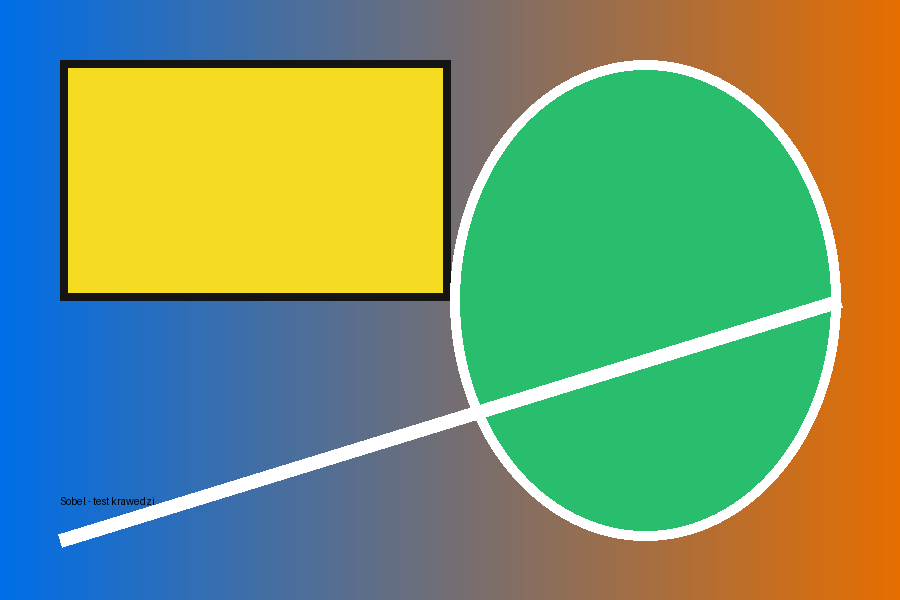
#> input picture Temat3/sample_input.png, 900 x 600 px
$ python task1_parallel.py sample_input.png
#> lines starting #> are read from the running program, lines starting #| are printed output that depends on the picture
### Temat3/image_processing.py
"""Wspolne funkcje przetwarzania obrazu dla zadan 1 i 2.

Filtr Sobela jest zaimplementowany bez bibliotek przetwarzania obrazu -
wykorzystuje jedynie operacje na tablicach NumPy.
"""

from __future__ import annotations

from dataclasses import dataclass
from multiprocessing import Pool
from typing import Sequence

import numpy as np
from numpy.typing import NDArray
from PIL import Image


GrayArray = NDArray[np.uint8]


@dataclass(frozen=True)
class ImageFragment:
    """Fragment obrazu wraz z informacja o marginesach do odciecia."""

    index: int
    pixels: GrayArray
    trim_top: int = 0
    trim_bottom: int = 0


@dataclass(frozen=True)
class ProcessedFragment:
    """Gotowy fragment bez nadmiarowych pikseli marginesu."""

    index: int
    pixels: GrayArray


def image_to_grayscale_array(image: Image.Image) -> GrayArray:
    """Konwertuje dowolny obraz Pillow do dwuwymiarowej tablicy uint8."""

    return np.asarray(image.convert("L"), dtype=np.uint8)


def sobel_filter(pixels: NDArray[np.generic]) -> GrayArray:
    """Wykrywa krawedzie filtrem Sobela zaimplementowanym w NumPy.

    Macierze 3x3 nie sa nakladane w petli piksel po pikselu. Zamiast tego
    tworzymy przesuniete widoki obrazu, a nastepnie obliczamy skladowe Gx i
    Gy zgodnie z maskami Sobela. Wynik jest obcinany do zakresu 0..255.
    """

    source = np.asarray(pixels)
    if source.ndim != 2:
        raise ValueError("Filtr Sobela wymaga dwuwymiarowego obrazu w skali szarosci.")
    if source.shape[0] == 0 or source.shape[1] == 0:
        raise ValueError("Nie mozna przetworzyc pustego obrazu.")

    image = source.astype(np.float32, copy=False)
    padded = np.pad(image, ((1, 1), (1, 1)), mode="edge")

    top_left = padded[:-2, :-2]
    top = padded[:-2, 1:-1]
    top_right = padded[:-2, 2:]
    middle_left = padded[1:-1, :-2]
    middle_right = padded[1:-1, 2:]
    bottom_left = padded[2:, :-2]
    bottom = padded[2:, 1:-1]
    bottom_right = padded[2:, 2:]

    gradient_x = (
        -top_left
        + top_right
        - 2.0 * middle_left
        + 2.0 * middle_right
        - bottom_left
        + bottom_right
    )
    gradient_y = (
        -top_left
        - 2.0 * top
        - top_right
        + bottom_left
        + 2.0 * bottom
        + bottom_right
    )

    magnitude = np.hypot(gradient_x, gradient_y)
    return np.clip(magnitude, 0, 255).astype(np.uint8)


def split_image(pixels: NDArray[np.generic], parts: int, halo: int = 1) -> list[ImageFragment]:
    """Dzieli obraz na poziome pasy z marginesem potrzebnym filtrowi.

    Dla maski 3x3 kazdy wewnetrzny fragment dostaje dodatkowy wiersz nad i
    pod swoim zakresem. Po przetworzeniu te wiersze sa odcinane. Zapobiega to
    powstawaniu sztucznych krawedzi w miejscach laczenia fragmentow.
    """

    image = np.asarray(pixels)
    if image.ndim != 2:
        raise ValueError("Podzial wymaga dwuwymiarowego obrazu.")
    if image.shape[0] == 0 or image.shape[1] == 0:
        raise ValueError("Nie mozna podzielic pustego obrazu.")
    if parts < 1:
        raise ValueError("Liczba fragmentow musi byc dodatnia.")
    if halo < 0:
        raise ValueError("Margines nie moze byc ujemny.")

    height = image.shape[0]
    actual_parts = min(parts, height)
    boundaries = np.linspace(0, height, actual_parts + 1, dtype=int)
    fragments: list[ImageFragment] = []

    for index in range(actual_parts):
        core_start = int(boundaries[index])
        core_end = int(boundaries[index + 1])
        extended_start = max(0, core_start - halo)
        extended_end = min(height, core_end + halo)

        fragments.append(
            ImageFragment(
                index=index,
                pixels=np.ascontiguousarray(image[extended_start:extended_end], dtype=np.uint8),
                trim_top=core_start - extended_start,
                trim_bottom=extended_end - core_end,
            )
        )

    return fragments


def process_fragment(fragment: ImageFragment) -> ProcessedFragment:
    """Przetwarza jeden fragment i usuwa dodany wczesniej margines."""

    filtered = sobel_filter(fragment.pixels)
    end = filtered.shape[0] - fragment.trim_bottom if fragment.trim_bottom else filtered.shape[0]
    core = filtered[fragment.trim_top:end]
    return ProcessedFragment(fragment.index, np.ascontiguousarray(core))


def merge_image(fragments: Sequence[ProcessedFragment]) -> GrayArray:
    """Scala przetworzone fragmenty w kolejnosci ich indeksow."""

    if not fragments:
        raise ValueError("Brak fragmentow do scalenia.")

    ordered = sorted(fragments, key=lambda item: item.index)
    expected_indices = list(range(len(ordered)))
    indices = [item.index for item in ordered]
    if indices != expected_indices:
        raise ValueError(f"Nieprawidlowa numeracja fragmentow: {indices}.")

    widths = {item.pixels.shape[1] for item in ordered if item.pixels.ndim == 2}
    if len(widths) != 1 or any(item.pixels.ndim != 2 for item in ordered):
        raise ValueError("Fragmenty maja niezgodne wymiary.")

    return np.ascontiguousarray(np.concatenate([item.pixels for item in ordered], axis=0))


def process_image_parallel(pixels: NDArray[np.generic], workers: int) -> GrayArray:
    """Dzieli obraz i przetwarza fragmenty w osobnych procesach."""

    fragments = split_image(pixels, workers, halo=1)
    process_count = len(fragments)
    with Pool(processes=process_count) as pool:
        processed = pool.map(process_fragment, fragments)
    return merge_image(processed)


def save_grayscale_image(pixels: NDArray[np.generic], output_path: str) -> None:
    """Zapisuje dwuwymiarowa tablice jako obraz PNG lub inny format Pillow."""

    image = np.asarray(pixels, dtype=np.uint8)
    if image.ndim != 2:
        raise ValueError("Do zapisu oczekiwany jest obraz w skali szarosci.")
    Image.fromarray(image).save(output_path)

### Temat3/task1_parallel.py
"""Zadanie 1: rownolegle przetwarzanie obrazu w wielu procesach."""

from __future__ import annotations

import argparse
import multiprocessing
import os
from pathlib import Path
from time import perf_counter

import numpy as np
from PIL import Image

from image_processing import (
    image_to_grayscale_array,
    process_image_parallel,
    save_grayscale_image,
    sobel_filter,
)


def build_parser() -> argparse.ArgumentParser:
    parser = argparse.ArgumentParser(
        description="Zadanie 1 - rownolegle wykrywanie krawedzi filtrem Sobela."
    )
    parser.add_argument("input", type=Path, help="Sciezka do obrazu wejsciowego.")
    parser.add_argument(
        "-o",
        "--output",
        type=Path,
        default=Path("processed_parallel.png"),
        help="Plik wynikowy (domyslnie: processed_parallel.png).",
    )
    parser.add_argument(
        "-w",
        "--workers",
        type=int,
        default=max(1, os.cpu_count() or 1),
        help="Liczba procesow roboczych (domyslnie: liczba logicznych CPU).",
    )
    parser.add_argument(
        "--benchmark",
        action="store_true",
        help="Porownaj wynik i czas z wykonaniem sekwencyjnym.",
    )
    return parser


def main() -> int:
    args = build_parser().parse_args()
    if args.workers < 1:
        raise SystemExit("Liczba procesow musi byc dodatnia.")
    if not args.input.is_file():
        raise SystemExit(f"Nie znaleziono obrazu: {args.input}")

    with Image.open(args.input) as source_image:
#> source_image is the input picture: PIL image 900x600 RGB; mean R, G, B 117.2, 151.2, 110.5
        pixels = image_to_grayscale_array(source_image)
#> in image_to_grayscale_array, `return np.asarray(image.convert("L"), dtype=np.uint8)`:
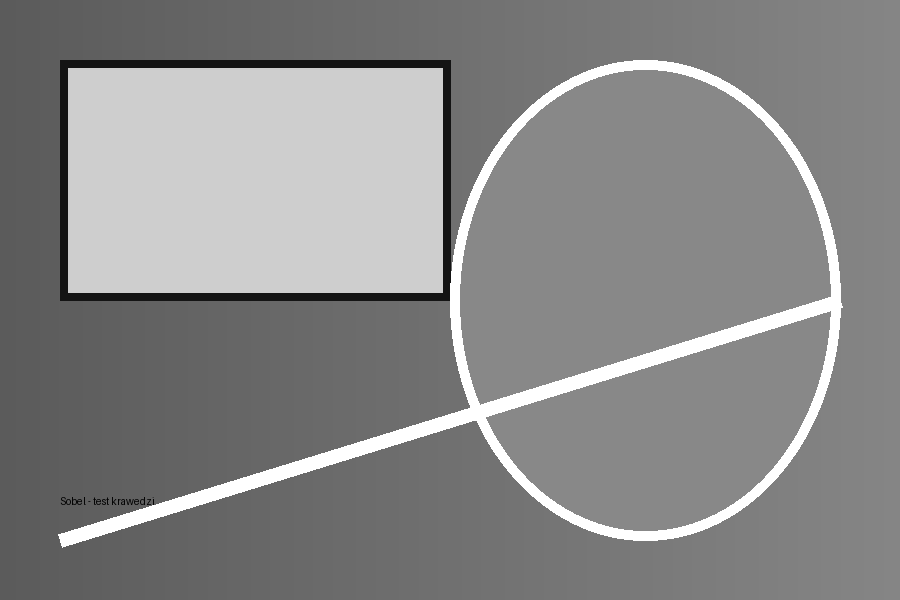
#> returned value: shape (600, 900); min 1, max 255, mean 136.3

    worker_count = min(args.workers, pixels.shape[0])
#> worker_count = 2
    started = perf_counter()
    result = process_image_parallel(pixels, worker_count)
#> after the loop in split_image, `for index in range(actual_parts):`: fragments = 2 items
#> in process_image_parallel, `process_count = len(fragments)`: process_count = 2
#> in sobel_filter, `bottom_right = padded[2:, 2:]`:
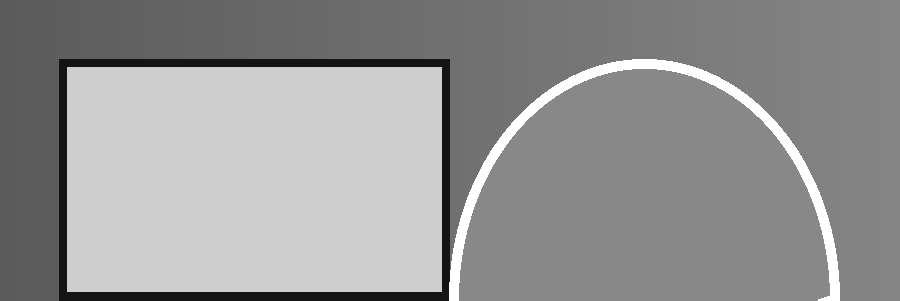
#> bottom_right: shape (301, 900) float32; min 20, max 255, mean 148
#> in sobel_filter (call 2), `bottom_right = padded[2:, 2:]`:
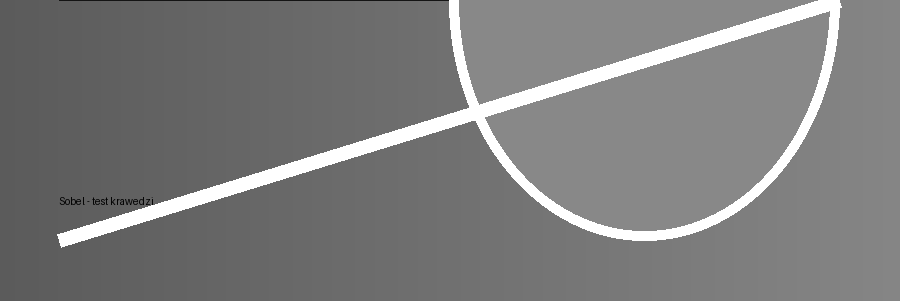
#> bottom_right: shape (301, 900) float32; min 1, max 255, mean 124.3
#> in sobel_filter (call 2), `gradient_y = ( -top_left - 2.0 * top - top_right + bottom_left + 2.0 *..`:
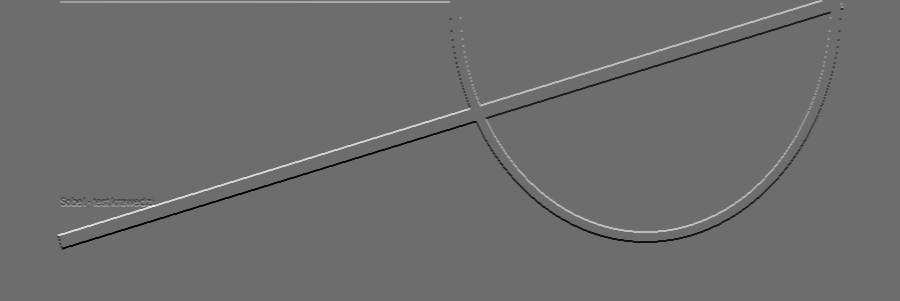
#> gradient_y: shape (301, 900) float32; min -644, max 854, mean 0.7; drawn with min black and max white
#> in sobel_filter (call 2), `magnitude = np.hypot(gradient_x, gradient_y)`:
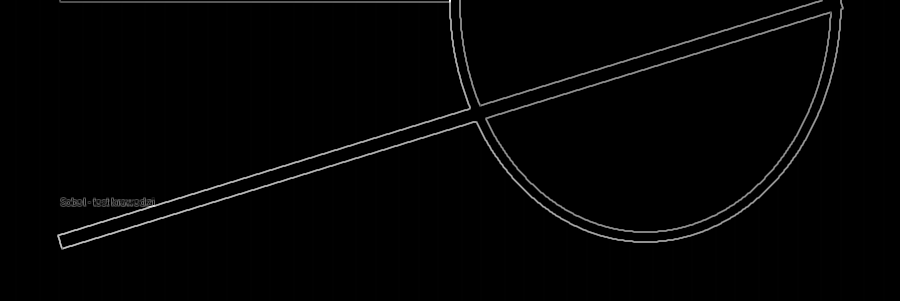
#> magnitude: shape (301, 900) float32; min 0, max 940, mean 13.4; drawn with min black and max white
#> in process_fragment (call 2), `core = filtered[fragment.trim_top:end]`:
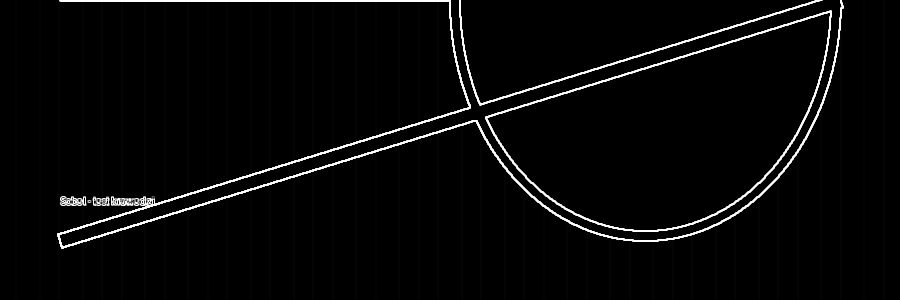
#> core: shape (300, 900); min 0, max 255, mean 7.9
#> in process_image_parallel, `processed = pool.map(process_fragment, fragments)`: processed = 2 items
#> in merge_image, `expected_indices = list(range(len(ordered)))`: expected_indices = [0, 1]
#> in merge_image, `widths = {item.pixels.shape[1] for item in ordered if item.pixels.ndim..`: widths = 1 item
#> in merge_image, `return np.ascontiguousarray(np.concatenate([item.pixels for item in or..`:
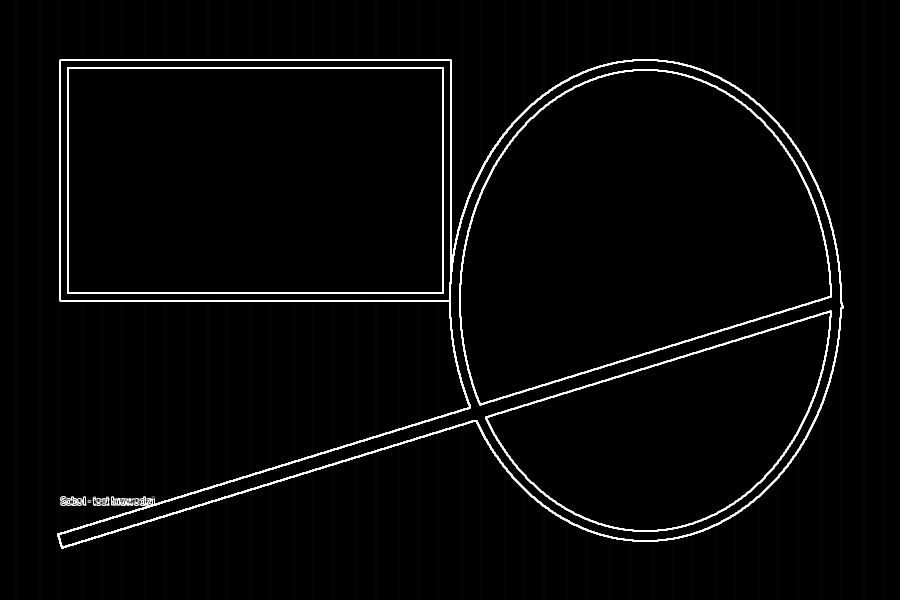
#> returned value: shape (600, 900); min 0, max 255, mean 7.4
    parallel_time = perf_counter() - started

    args.output.parent.mkdir(parents=True, exist_ok=True)
    save_grayscale_image(result, str(args.output))

    print(f"Rozmiar obrazu: {pixels.shape[1]}x{pixels.shape[0]} px")
#| Rozmiar obrazu: 900x600 px
    print(f"Procesy robocze: {worker_count}")
#| Procesy robocze: 2
    print(f"Czas rownolegly: {parallel_time:.4f} s")
    print(f"Zapisano wynik: {args.output.resolve()}")

    if args.benchmark:
        started = perf_counter()
        sequential_result = sobel_filter(pixels)
        sequential_time = perf_counter() - started
        identical = np.array_equal(result, sequential_result)
        speedup = sequential_time / parallel_time if parallel_time else float("inf")
        print(f"Czas sekwencyjny: {sequential_time:.4f} s")
        print(f"Przyspieszenie: {speedup:.2f}x")
        print(f"Wyniki identyczne: {'TAK' if identical else 'NIE'}")
        if not identical:
            return 2

    return 0


if __name__ == "__main__":
    multiprocessing.freeze_support()
    raise SystemExit(main())
#> (the program exits here)
